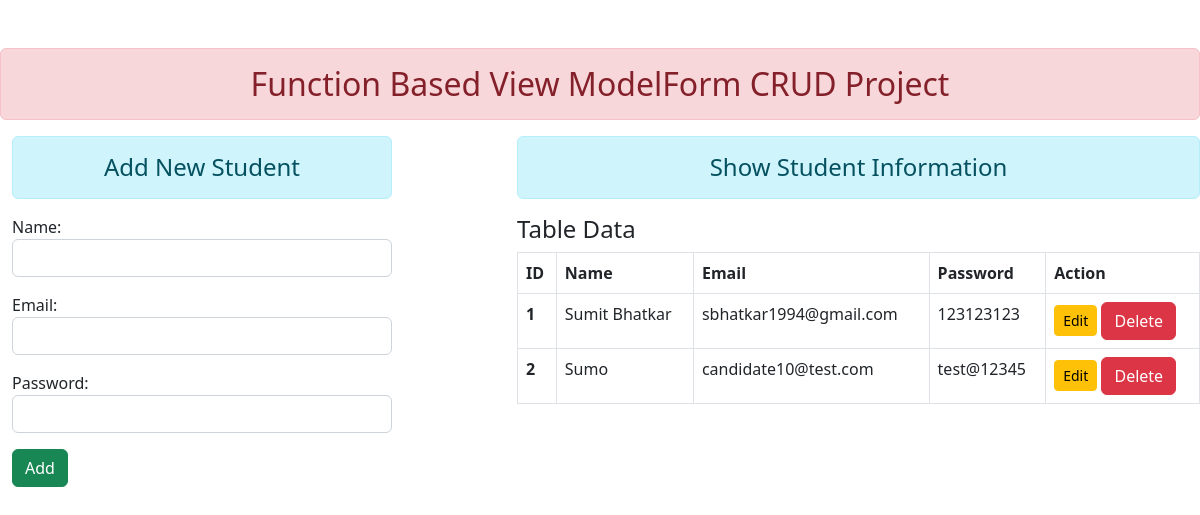
The app's page /, older data.
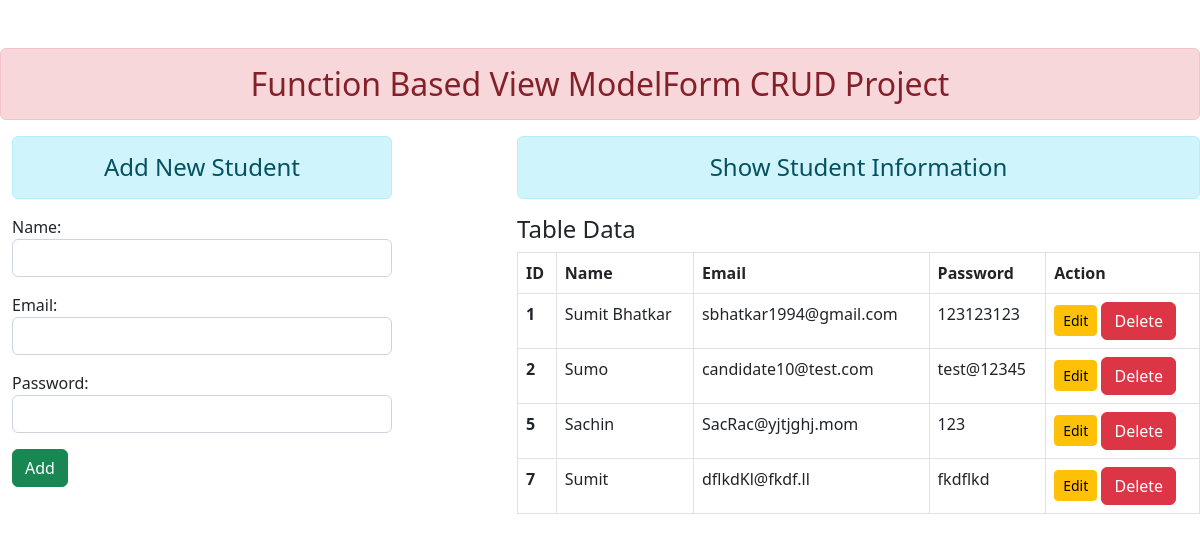
The same page, newer data.
### enroll/models.py (models this page shows)
class User(models.Model):
    name=models.CharField(max_length=70)
    email=models.EmailField(max_length=100)
    password=models.CharField(max_length=10)

### enroll/views.py (the view)
# urls.py: path('', views.add_show, name='addandshow'),
def add_show(request):
    if request.method == "POST":
        fm = StudentRegistration(request.POST)
        if fm.is_valid():
           nm = fm.cleaned_data['name']
           em= fm.cleaned_data['email']
           pw = fm.cleaned_data['password']
           reg = User(name=nm, email=em, password=pw)
           reg.save()
           fm = StudentRegistration()
    else:
        fm = StudentRegistration()
    stud= User.objects.all()
    return render(request, 'enroll/addandshow.html', {"form":fm, 'stu':stud})

### enroll/forms.py
class StudentRegistration(forms.ModelForm):
    class Meta:
        model = User
        fields = ['name', 'email', 'password']
        widgets = {
            'name': forms.TextInput(attrs={'class':'form-control'}),
            'email': forms.EmailInput(attrs={'class':'form-control'}),
            'password': forms.PasswordInput(render_value=True, attrs={'class':'form-control'}),
        }

### enroll/templates/enroll/addandshow.html (shortened to what this page needs)
{% extends 'enroll/base.html' %}
{% block content %}
<div class="row " style="padding-left:12px;">
    <div class="col-sm-4">
        <h4 class="text-center alert alert-info">Add New Student</h4>
        <form action="" method="POST">
            {{form.as_p}}
            <input type="submit" class="btn btn-success" value="Add">
        </form>
    </div>
    <div class="col-sm-7 offset-1">
        <h4 class="text-center alert alert-info">Show Student Information </h4>
        {% if stu %}
        <h4>Table Data </h4>
        <table class="table table-bordered">
            <thead>
                <tr>
                    <th scope="col">ID</th>
                    <th scope="col">Name</th>
                    <th scope="col">Email</th>
                    <th scope="col">Password</th>
                    <th scope="col">Action</th>
                </tr>
            </thead>
            <tbody>
                {% for st in stu %}
                <tr>
                    <th scope="row">{{ st.id }}</th>
                    <td>{{ st.name }}</td>
                    <td>{{ st.email }}</td>
                    <td>{{ st.password }}</td>
                <td><a href="{%  url 'updateedit' st.id %}" class="btn btn-warning btn-sm">Edit</a>
                        <form action="{% url 'deletedata' st.id %}" method="POST"
                        class="d-inline">
                        <input type="submit" class="btn btn-danger"
                        value="Delete">
                        </form>
                    </td>
                </tr>
                {% endfor %}
            </tbody>
        </table>
        {% else %}
        <h4 class="text-center alert alert-warning">No Records</h4>
        {% endif %}
    </div>
</div>
{% endblock content %}

Row changes from the older to the newer data that the page shows:
added User: id "5", name "Sachin", email "SacRac@yjtjghj.mom", password "123"
added User: id "7", name "Sumit", email "dflkdKl@fkdf.ll", password "fkdflkd"
